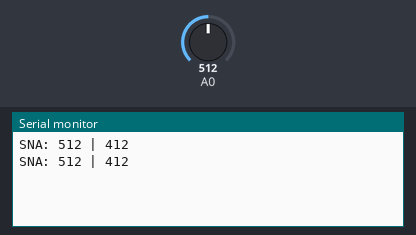
The sketch below on a simulated Arduino Uno, built with avr-gcc and run on an emulated ATmega328P. Shown: the last lines printed to the serial monitor. The test bench sets the inputs (shaded band); at power-on: A0 = 512.

Above: at 1.8 s.
1.9 s: A0 set to 716
At 2.4 s:
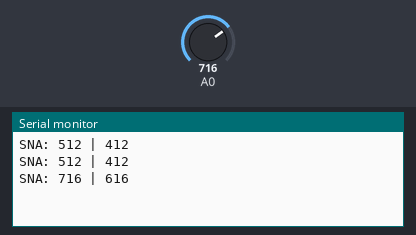
3.4 s: A0 set to 900
At 4.8 s:
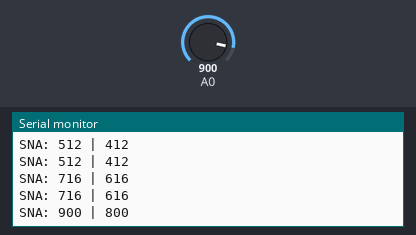
Timing chart, 0 to 6.4 s (numbered marks = the images above; inputs shaded):
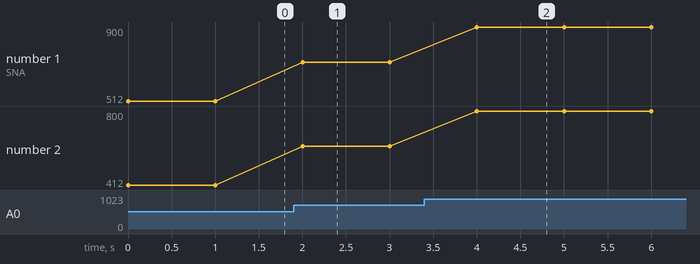

Measured:
- after the input at 1.9 s, the serial monitor: prints a new line after 0.10 s (image 1)
- after the input at 3.4 s, the serial monitor: prints a new line after 0.60 s (image 2)
- plotted number 1: 512 → 716 after the input at 1.9 s, 716 → 900 after the input at 3.4 s
- plotted number 2: 412 → 616 after the input at 1.9 s, 616 → 800 after the input at 3.4 s

The sketch:

teste_SNA.ino
```cpp
int atual, SNA;

void setup() {
  // put your setup code here, to run once:
  Serial.begin(115200);
}

void loop() {
  // put your main code here, to run repeatedly:
  SNA = analogRead(A0); // lê o valor analógico do SNA

    if(SNA > 920 ){
        //rele = "off";
        //digitalWrite(porta_rele,  LOW); // Desliga
    }else{
        //rele = "On";
        //digitalWrite(porta_rele, HIGH); // Liga
    }
      // Salva na variavél atual, qual é o nivel lido no SNA
         if(SNA <= 102) atual = 1;
          if(SNA >= 103 && SNA <= 1003) atual = 2;  // Valores obtidos através de teste
           if(SNA >= 1004 && SNA <= 1005) atual = 3;
            if(SNA >= 999 && SNA <= 1000) atual = 4;
             if(SNA >= 9999 && SNA <= 9999) atual = 5;
              if(SNA >= 9999 && SNA <= 9999) atual = 6;
               if(SNA >= 9999 && SNA <= 9999) atual = 7;

    Serial.println("SNA: " + String(SNA) + " | " + String(SNA-100));

    delay(1000);
}
```
